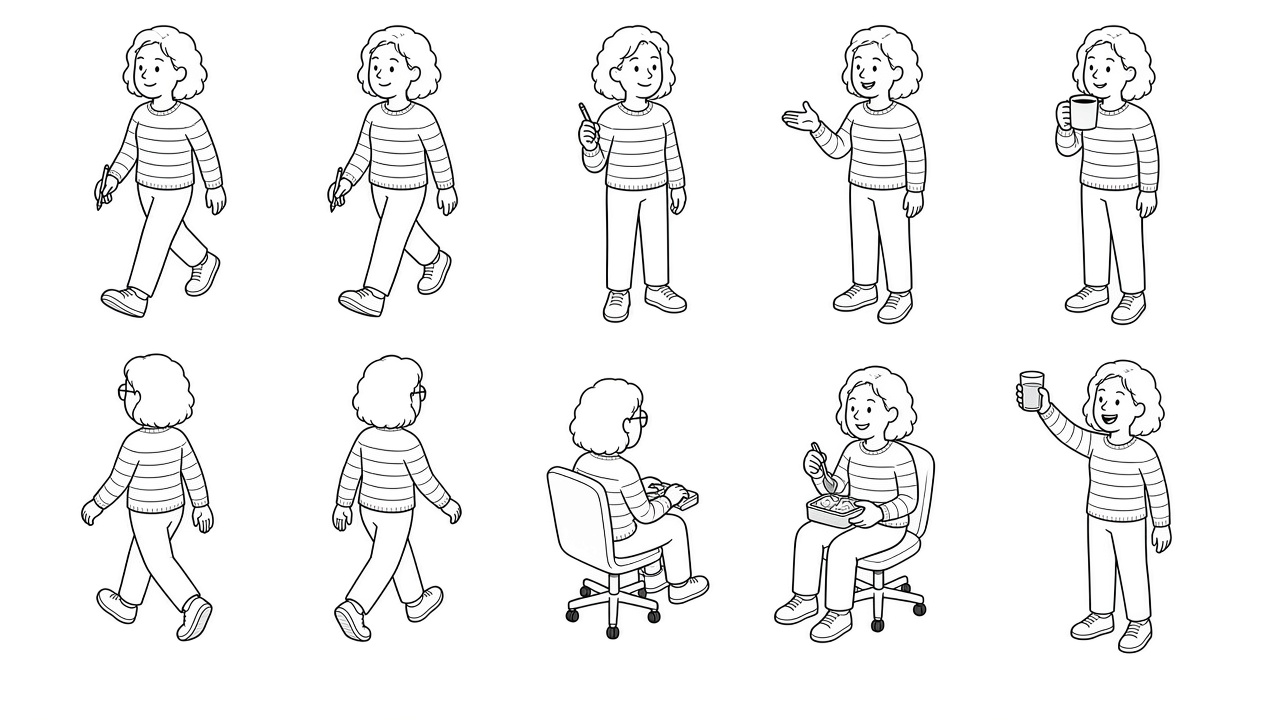
#> input picture arte/bruto/bia-a.jpg, 1280 x 720 px
$ python recortar.py ../bruto/bia-a.jpg ../bruto/bichos-a.jpg 5
#> lines starting #> are read from the running program, lines starting #| are printed output that depends on the picture; after the words box and inside, x2 and y2 are one past the last pixel; in counts of white or black regions, pixels touching at a corner belong together
#> further down, im is the input picture: shape (720, 1280, 3); mean B, G, R 244.1, 244.1, 244.1
### arte/ferramentas/comum.py
import numpy as np, cv2
from scipy import ndimage as ndi

# [7 lines left out: function tinta, not called in this run]

def mascara_figuras(gray, fecha=3):
    """Máscara do que NÃO é fundo: tudo que não é alcançável da borda passando por branco."""
#> called with fecha = 3
    escuro = gray < 200
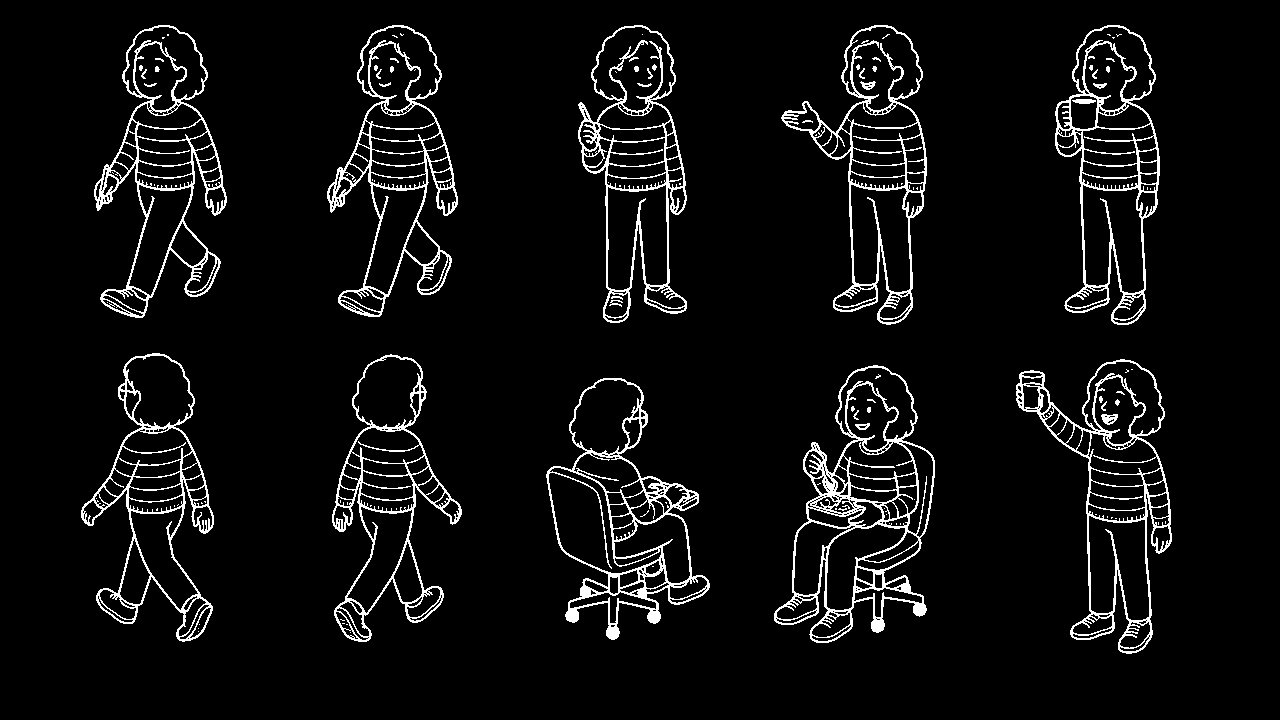
#> escuro: shape (720, 1280) bool; 5.7% white in thin lines or dots, all inside (x1, y1, x2, y2) = (81, 25, 1172, 654)
    k = cv2.getStructuringElement(cv2.MORPH_ELLIPSE, (2 * fecha + 1, 2 * fecha + 1))
    fechado = cv2.morphologyEx(escuro.astype(np.uint8), cv2.MORPH_CLOSE, k) > 0
#> fechado: shape (720, 1280) bool; 8.1% white; 29 white regions (5 under 20 px), largest, box (x1, y1, x2, y2) and area: (774, 365, 935, 643) 10822, (546, 378, 710, 640) 8430, (1016, 359, 1172, 654) 7746
    livre = ~fechado
    lab, n = ndi.label(livre)
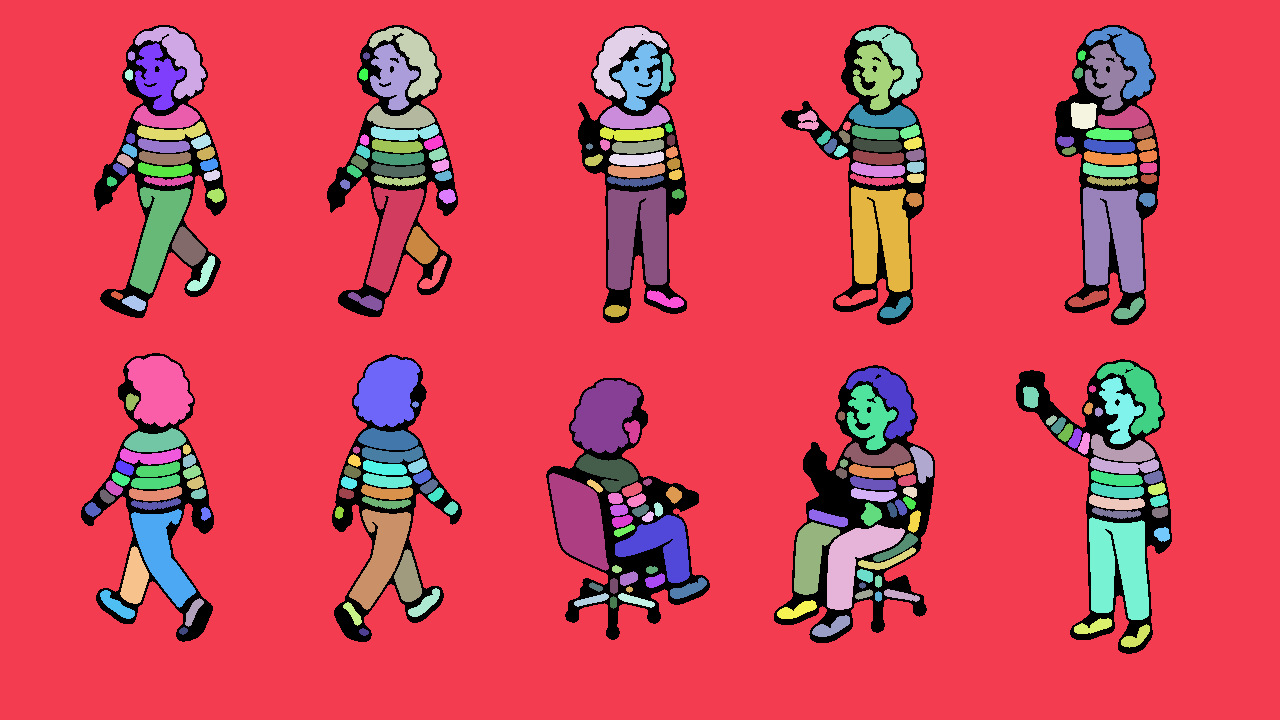
#> lab: shape (720, 1280) int32; 248 distinct labels, from 0 to 247; one colour per label, 0 black
#> n = 247
    borda = set(np.unique(np.concatenate([lab[0], lab[-1], lab[:, 0], lab[:, -1]]))) - {0}
#> borda = 1 item
    fundo = np.isin(lab, list(borda))
#> fundo: shape (720, 1280) bool; 76.8% white; 10 black regions, largest, box (x1, y1, x2, y2) and area: (774, 365, 935, 643) 26401, (546, 378, 710, 640) 22950, (1016, 359, 1172, 654) 22113
    return ~fundo

### arte/ferramentas/recortar.py
# Uso: python recortar.py folha.jpg saida_dir  -> recortes numerados + contato.png
import sys, os, json, numpy as np, cv2
from scipy import ndimage as ndi
from comum import mascara_figuras
src, out = sys.argv[1], sys.argv[2]
DIL = int(sys.argv[3]) if len(sys.argv) > 3 else 25
os.makedirs(out, exist_ok=True)
im = cv2.imread(src); g = cv2.cvtColor(im, cv2.COLOR_BGR2GRAY)
m = mascara_figuras(g)
# junta pedaços próximos (linhas de movimento, cadarço) pra formar figuras
jun = cv2.dilate(m.astype(np.uint8), np.ones((DIL, DIL), np.uint8)) > 0
#> jun: shape (720, 1280) bool; 26% white; 10 white regions, largest, box (x1, y1, x2, y2) and area: (772, 363, 937, 645) 29057, (544, 376, 712, 642) 25455, (1014, 357, 1174, 656) 24652
lab, n = ndi.label(jun)
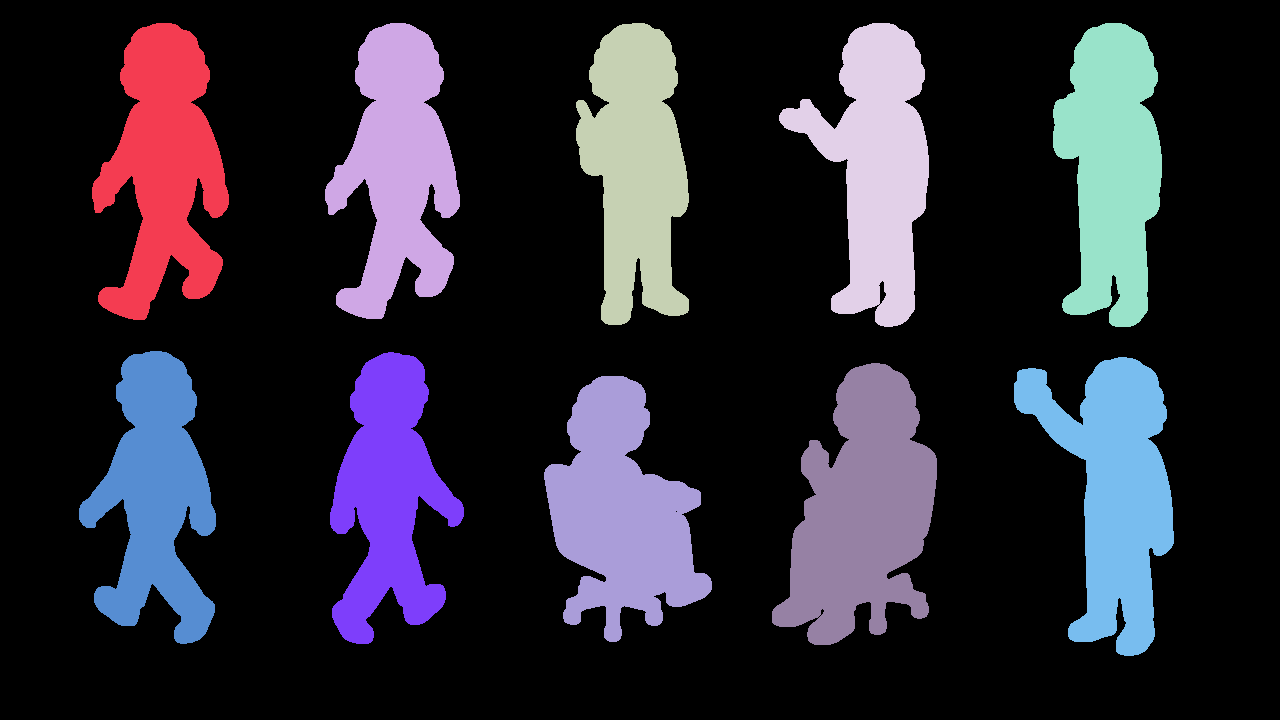
#> lab: shape (720, 1280) int32; 11 distinct labels, from 0 to 10; one colour per label, 0 black
#> n = 10
caixas = []
for i, sl in enumerate(ndi.find_objects(lab), 1):
    ys, xs = sl
    area = (m[sl] & (lab[sl] == i)).sum()
    if area < 1500: continue
    caixas.append([xs.start, ys.start, xs.stop, ys.stop])
#> this loop made 10 passes
#> area on passes 1 to 8: 20754, 20472, 20922, 21238, 21272, 19368, 18758, 22113
#> after the loop, caixas = [[92, 23, 229, 320], [325, 23, 460, 319], [576, 23, 689, 325], [779, 23, 929, 327], [1053, 23, 1162, 327], [79, 351, 216, 644], [330, 352, 464, 644], [1014, 357, 1174, 656], [772, 363, 937, 645], [544, 376, 712, 642]]
# ordena por linha (centro y em faixas) e x
caixas.sort(key=lambda b: (round(((b[1] + b[3]) / 2) / 180), b[0]))
info = []
cont = im.copy()
for k, (x0, y0, x1, y1) in enumerate(caixas):
    info.append({"i": k, "caixa": [int(x0), int(y0), int(x1), int(y1)]})
    cv2.rectangle(cont, (x0, y0), (x1, y1), (0, 0, 255), 2)
    cv2.putText(cont, str(k), (x0 + 3, y0 + 22), cv2.FONT_HERSHEY_SIMPLEX, 0.8, (0, 0, 255), 2)
#> this loop made 10 passes
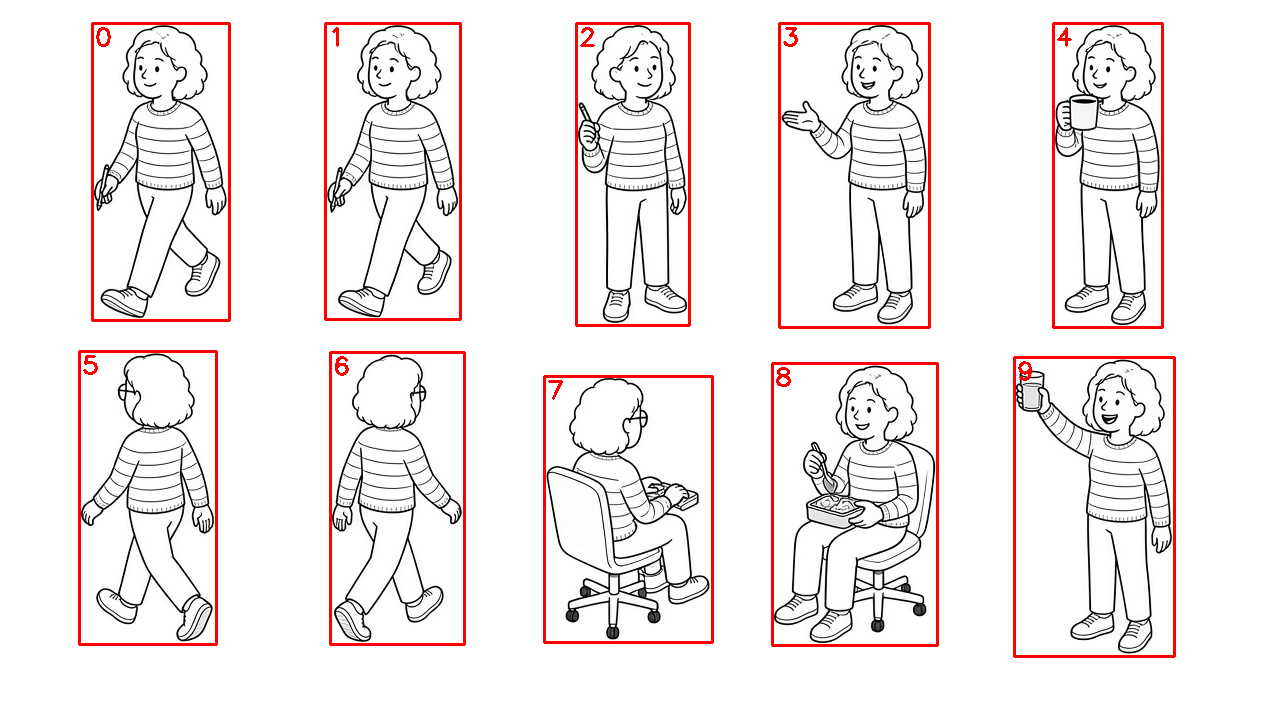
#> cont: shape (720, 1280, 3); 2.96% of pixels changed, all inside (x1, y1, x2, y2) = (78, 22, 1176, 658)
#> after the loop, info = 10 items
cv2.imwrite(os.path.join(out, os.path.basename(src).rsplit('.', 1)[0] + '-contato.png'), cont)
print(json.dumps(info))
#> (printed output is left out)

$ run again, on arte/bruto/carla-a.jpg
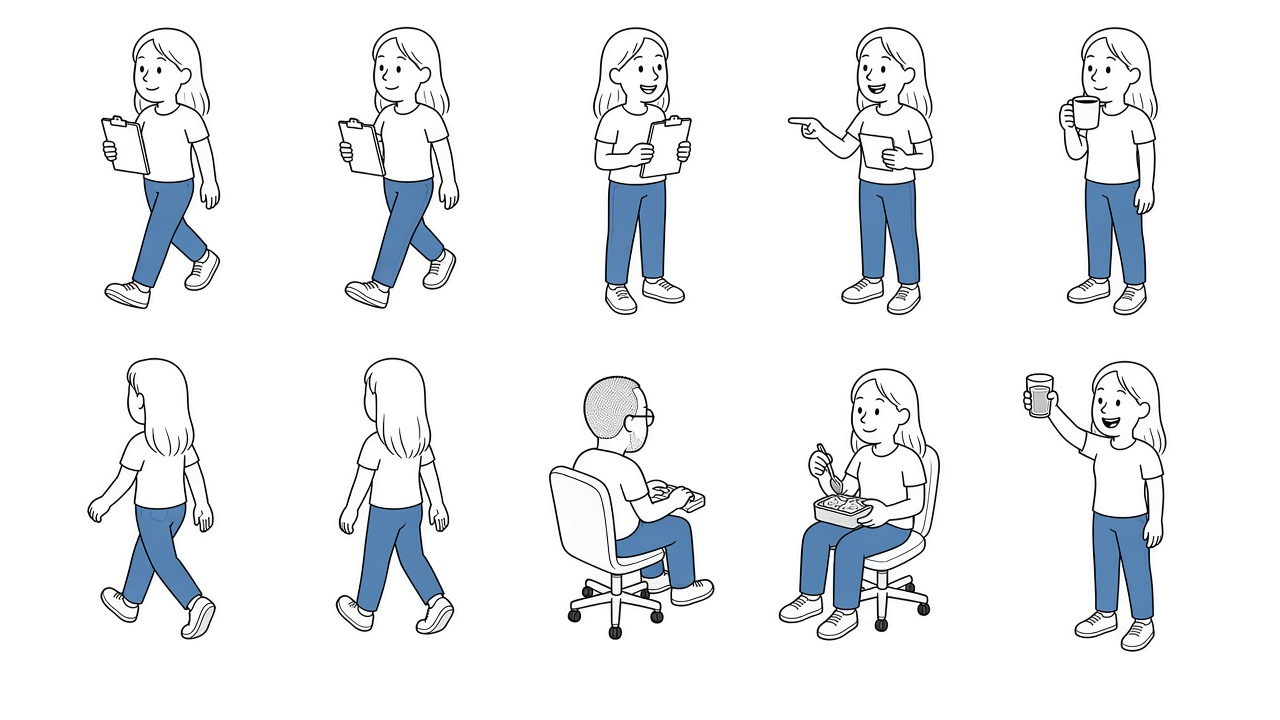
#> input picture arte/bruto/carla-a.jpg, 1280 x 720 px
#> im is the input picture: shape (720, 1280, 3); mean B, G, R 242, 239.9, 237.8
#> escuro: shape (720, 1280) bool; 9.3% white; 212 white regions (153 under 20 px), largest, box (x1, y1, x2, y2) and area: (779, 368, 940, 641) 10995, (1023, 361, 1167, 652) 8770, (788, 27, 934, 315) 8445
#> fechado: shape (720, 1280) bool; 11.3% white; 22 white regions (1 under 20 px), largest, box (x1, y1, x2, y2) and area: (779, 368, 940, 641) 14261, (549, 375, 715, 640) 12602, (1023, 361, 1167, 652) 10762
#> in mascara_figuras, `lab, n = ndi.label(livre)`: n = 113
#> borda = 1 item
#> fundo: shape (720, 1280) bool; 78.3% white; 10 black regions, largest, box (x1, y1, x2, y2) and area: (779, 368, 940, 641) 25211, (549, 375, 715, 640) 23057, (1023, 361, 1167, 652) 20381
#> jun: shape (720, 1280) bool; 24.3% white; 10 white regions, largest, box (x1, y1, x2, y2) and area: (777, 366, 942, 643) 27872, (547, 373, 717, 642) 25585, (1021, 359, 1169, 654) 22791
#> `lab, n = ndi.label(jun)`:
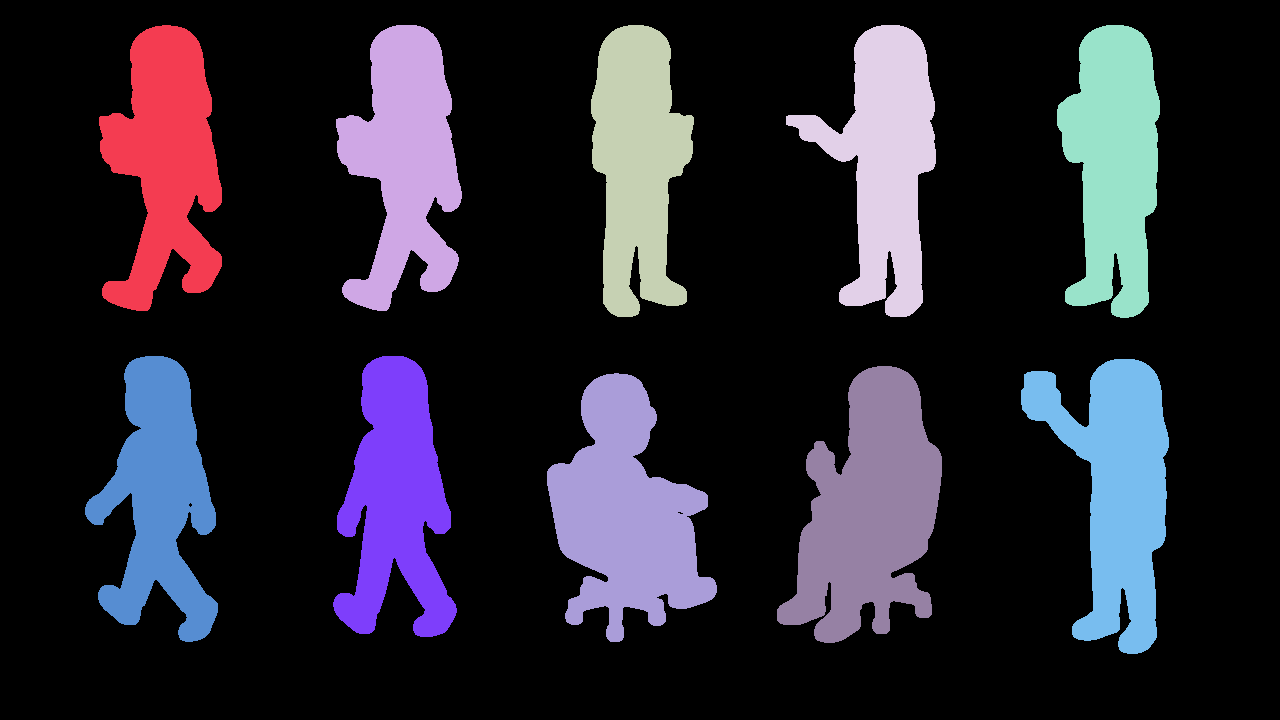
#> lab: shape (720, 1280) int32; 11 distinct labels, from 0 to 10; one colour per label, 0 black
#> `lab, n = ndi.label(jun)`: n = 10
#> the loop `for i, sl in enumerate(ndi.find_objects(lab), 1):` made 10 passes
#> area on passes 1 to 8: 19211, 19197, 18644, 18994, 19243, 17618, 18380, 20381
#> after the loop `for i, sl in enumerate(ndi.find_objects(lab), 1):`: caixas = [[99, 25, 222, 311], [336, 25, 462, 311], [591, 25, 694, 317], [786, 25, 936, 317], [1057, 25, 1160, 318], [85, 356, 218, 642], [333, 356, 457, 637], [1021, 359, 1169, 654], [777, 366, 942, 643], [547, 373, 717, 642]]
#> the loop `for k, (x0, y0, x1, y1) in enumerate(caixas):` made 10 passes
#> after the loop `for k, (x0, y0, x1, y1) in enumerate(caixas):`:
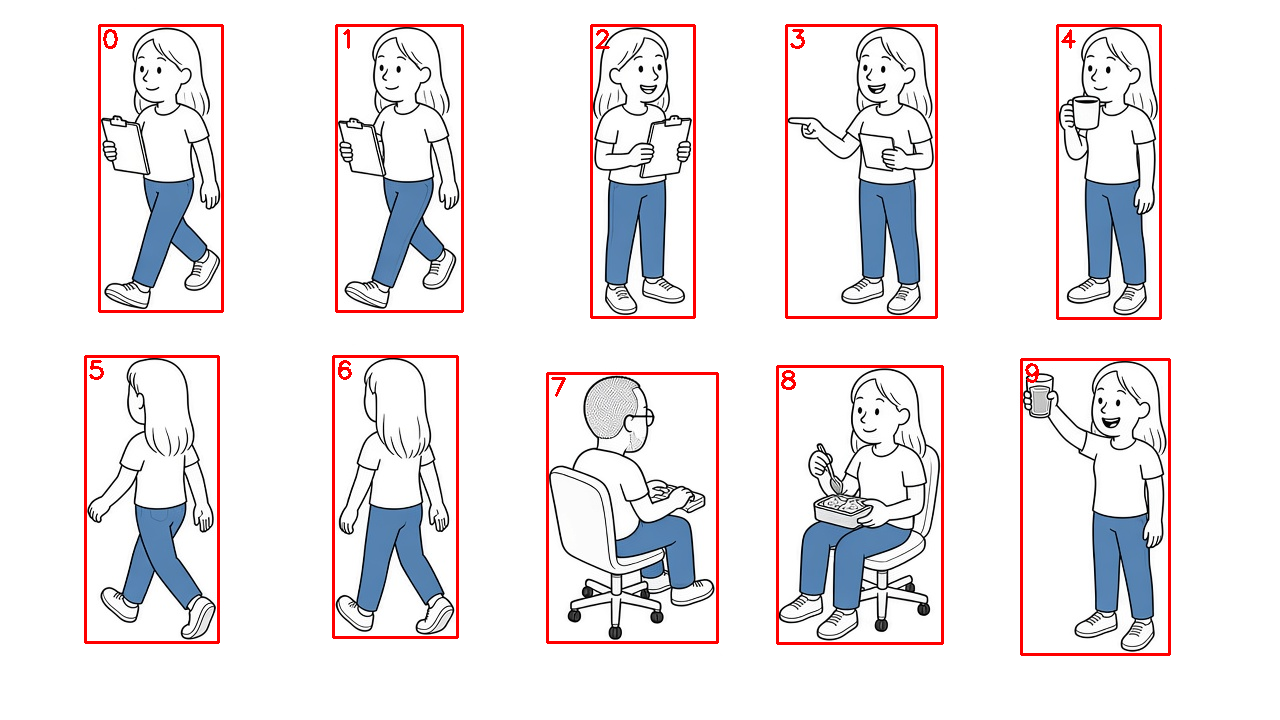
#> cont: shape (720, 1280, 3); 2.87% of pixels changed, all inside (x1, y1, x2, y2) = (84, 24, 1171, 656)
#> after the loop `for k, (x0, y0, x1, y1) in enumerate(caixas):`: info = 10 items
#> (printed output is left out)
